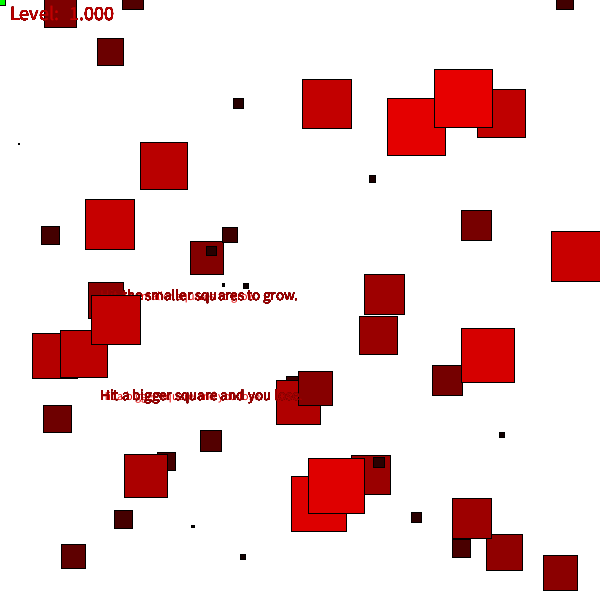
Frame 1 (no input)
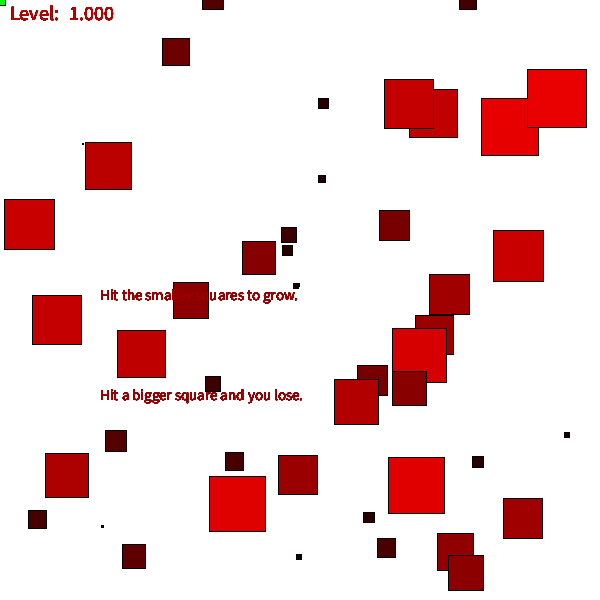
Frame 60 (the mouse pressed at the canvas centre just before this capture)
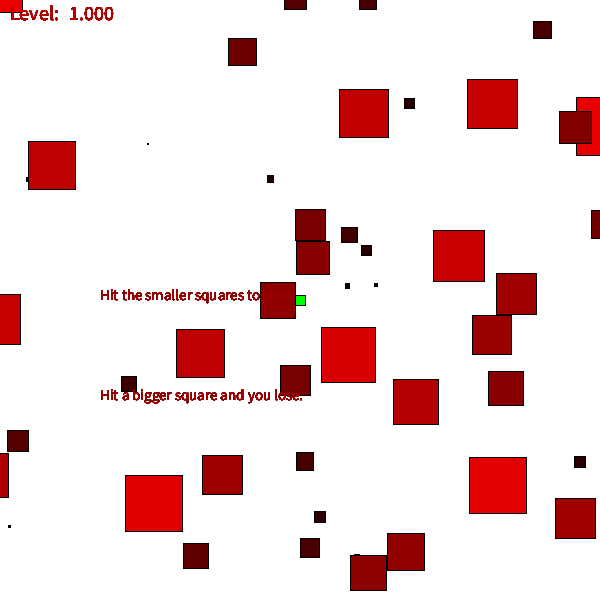
Frame 120 (the mouse held since frame 60 and released just before this capture)

The Processing sketch that drew these frames (run headless with seeded random() and noise(); from frame 60 on, the mouse is pressed at the canvas centre):

// Processing sketch: processing_153331
// ── processing_153331.pde

ArrayEnemies[] myArrays = new ArrayEnemies[25];      //Starting the array for the rectangles that go from left to right
ArrayEnemies2[] myArrays2 = new ArrayEnemies2[25];   //Starting the array for the rectangles that go from right to left
Player myPlayer;                                     //Making the player which you control with the 
float fltPlayerSize = 10;

void setup(){                                        //Start of void setup
  size(600,600);                                     //Making the display size 600x600
  myPlayer = new Player(200,300,300,10);             //Saying the player's variables match along with the variables over in the player teir
  for(int index = 0; index < myArrays.length; index ++){ //Saying that the index goes up by one with every loop, and starts at 0.  
    myArrays[index] = new ArrayEnemies(random(600),random(height),random(width/10),random(15,50), random(.8,1.7));//Setting up the variables for the rectangles that go from left to right
    }                                                //End of for statement
      for(int index2 = 0; index2 < myArrays2.length; index2 ++){ //Saying that the second index goes up by one with every loop, and starts at 0.  
    myArrays2[index2] = new ArrayEnemies2(random(600),random(height),random(width/10),random(15,50), random(.8,1.7), 0);//Setting up the variables for the rectangles that go from right to left
    }                                                //End of for statement
}                                                    //End of void setup

void draw(){                                         //Start of void draw
  background(255);                                     //Making a black background
  for (int index = 0; index < myArrays.length; index++){ //According to index rules,
    myArrays[index].display();                           //Making the display class in the myArrays tier
fltPlayerSize  = myArrays[index].collide(fltPlayerSize); //Making the display class in the myArrays tier
    myArrays2[index].display();                          //Making the display class in the myArrays2 tier
fltPlayerSize  = myArrays2[index].collide(fltPlayerSize);//Making the display class in the myArrays2 tier
    println (fltPlayerSize);
    myPlayer.display(fltPlayerSize);                     //Making the display class in the playrt tier 
}}                                                       //End of for statement

class ArrayEnemies {                                                   
  float fltX;
  float fltY;
  float fltWidth;
  float fltColor;
  float speedvar;
  float fltSize;
  ArrayEnemies(float fltXCatch, float fltYCatch, float fltWidthCatch, float fltColorCatch, float speedvarCatch){
    fltX = fltXCatch;
    fltY = fltYCatch;
    fltWidth = fltWidthCatch;
    fltColor = fltColorCatch;
    speedvar = speedvarCatch;
  }
  float collide(float fltSizeCatch){                        //Start of the tier where the left-to-right squares collide with the player
fltSize = fltSizeCatch;                                     //Saying that the size variable used here is the same as fltSizeCatch from the Self Game teir
 float distance = dist(fltX+fltWidth/2,fltY-fltWidth/2,mouseX,mouseY); //Saytub tgat float distance is equal to the mouse's distance from the center of any given enemy
    if (distance < fltWidth/2+fltSize/2 && mouseX < ((fltX+fltWidth/2) +(fltWidth/2+fltSize/2)) && mouseX > ((fltX+fltWidth/2) - (fltWidth/2+fltSize/2)) && mouseY > ((fltY-fltWidth/2) - (fltWidth/2+fltSize/2)) && mouseY < ((fltY-fltWidth/2) + (fltWidth/2+fltSize/2)) && fltSize >= fltWidth){ //If the player touches a smaller square,
  fltSize = fltSize + 1;                                      //The size grows larger slightly
  fltX = -50;                                                 //the X location of the eaten enemy resets
  fltY = random(600);                                         //The Y location of the eaten enemy resets and is randomized
     }                                                      //End if statement
                                                                                                                                                                                                                                                                                                                               
    if (distance < fltWidth/2+fltSize/2 && mouseX < ((fltX+fltWidth/2) +(fltWidth/2+fltSize/2)) && mouseX > ((fltX+fltWidth/2) - (fltWidth/2+fltSize/2)) && mouseY > ((fltY-fltWidth/2) - (fltWidth/2+fltSize/2)) && mouseY < ((fltY-fltWidth/2) + (fltWidth/2+fltSize/2)) && fltSize <= fltWidth && (fltSize/10) > 1){ //If the player touches a larger square,
        exit();                                             //The program exits
       }                                                    //End of if statement
       return fltSize;                                      //Returning the flt size variable
  }                                                         //End of float collide
   void display(){                                          //Beginning void display

     fill(fltWidth*4,0,0);                                  //Filling based on size. The larger, the brighter
     rectMode(CORNERS);                                     //Using rectmode corners for programming ease
     rect(fltX,fltY,fltX+fltWidth,fltY-fltWidth);           //Drawing enemies
     fltX = fltX + speedvar;                                //Making the enemies move
     if (fltX > 600){                                       //If the enemies move off screen,
       fltX = 0-fltWidth;                                     //They reset X-wise,
       fltY = random(600);                                    //And reset Y-wise
     }                                                      //End of if statement
   speedvar = speedvar*1.00014;                             //Making speedvar grow as the program goes along. Makes enemies faster.
   fltWidth = fltWidth * 1.00014;                           //Making widthvar grow as the program goes along. Makes enemies bigger.
     }                                                      //End of void display
}                                

class ArrayEnemies2 {                                      
  float fltX;                                              
  float fltY;
  float fltWidth;
  float fltColor;
  float speedvar;
  float fltSize;
  float fltLevel;
  ArrayEnemies2(float fltXCatch, float fltYCatch, float fltWidthCatch, float fltColorCatch, float speedvarCatch, float fltLevelCatch){
    fltX = fltXCatch;
    fltY = fltYCatch;
    fltWidth = fltWidthCatch;
    fltColor = fltColorCatch;
    speedvar = speedvarCatch;
    fltLevel = fltLevelCatch;
  }
  float collide(float fltSizeCatch){                       //Start of float collide where we define what happens if the player collides with an enemy
fltSize = fltSizeCatch;                                    //Size variable is equal to fltSizeCatch from the Self Game teir

 float distance = dist(fltX+(fltWidth/2),fltY-(fltWidth/2),mouseX,mouseY);
   if (distance < fltWidth/2+fltSize/2 && mouseX < ((fltX+fltWidth/2) +(fltWidth/2+fltSize/2)) && mouseX > ((fltX+fltWidth/2) - (fltWidth/2+fltSize/2)) && mouseY > ((fltY-fltWidth/2) - (fltWidth/2+fltSize/2)) && mouseY < ((fltY-fltWidth/2) + (fltWidth/2+fltSize/2)) && fltSize >= fltWidth){ //If the player collides with an enemy smaller than it,
  fltSize = fltSize + 1;                                     //The player gets larger slightly,
  fltX = -50;                                                //The X location of the eaten enemy resets,
  fltY = random(600);                                        //The Y location of the eaten enemy resets and is randomized
     }                                                     //End of if statement
  
    if (distance < fltWidth/2+fltSize/2 && mouseX < ((fltX+fltWidth/2) +(fltWidth/2+fltSize/2)) && mouseX > ((fltX+fltWidth/2) - (fltWidth/2+fltSize/2)) && mouseY > ((fltY-fltWidth/2) - (fltWidth/2+fltSize/2)) && mouseY < ((fltY-fltWidth/2) + (fltWidth/2+fltSize/2)) && fltSize <= fltWidth && (fltSize/10) > 1){ //If the platyer collides with an enemy larger than it, (including the requirement that at least 
        exit();                                              //The program exits
       }                                                   //End of if statement    
        textSize(20);                                      //Making a text size of 20
       text("Level:", 10, 20);                             //Writing "Level:" text at upper left
       fltLevel = fltSize/10;                              //Fltlevel is equal to the size divided by ten
           if (fltSize > 9) {                              //If the size is greater than 10,
             text(fltLevel,65,20);                            //Making the level display on-screen
           }                                                //End of if float distance
                
       return fltSize;                                      //Returning fltsize
  }                                                         //End of float collide

   void display(){                                          //Beginning void display
        text("Hit the smaller squares to grow.", 100,300);
  text("Hit a bigger square and you lose.", 100,400);
        fill(fltWidth*4,0,0);                               //Filling based on size. The larger, the brighter
     rectMode(CORNERS);                                     //Using rectmode corners for programming ease
     rect(fltX,fltY,fltX+fltWidth,fltY-fltWidth);           //Drawing enemies
     fltX = fltX - speedvar;                                //Making the enemies move
     if ((fltX+fltWidth) < -50 ){                                      //If the enemies move off screen,
       fltX = width+fltWidth;                                 //They reset X-wise,
       fltY = random(600);                                    //And reset Y-wise
     }                                                      //End of if statement
   speedvar = speedvar*1.00014;                             //Making speedvar grow as the program goes along. Makes enemies faster.
   fltWidth = fltWidth * 1.00014;                           //Making widthvar grow as the program goes along. Makes enemies bigger.
     }                                                      //End of void display
}                 

class Player {                                                                                          //Making class human
   float fltColor;                                                                                 //Making a color variable
   float fltX;                                                                             //Making an X location variable
   float fltY;                                                                             //Making a Y location variable


  Player(float fltColorCatch, float fltXCatch, float fltYCatch, float fltSizerCatch) { //Defining our human
     fltColor = fltColorCatch;                                                                     //Saying that our color variable is equal to what we defined it as in the above definition of our human
     fltX = fltXCatch;                                                             //Saying that our X location variable is equal to what we defined it as in the above definition of our human
     fltY = fltYCatch;                                                             //Saying that our Y location variable is equal to what we defined it as in the above definition of our human                                                                //Saying that our speed variable is equal to what we defined it as in the above definition of our human

  }    

  
void display(float fltSizer){
  rectMode(CENTER);
  fill(0,fltColor,0);
  rect(mouseX,mouseY,fltSizer,fltSizer);
  if (fltSizer < 11){
    fill(200,0,0);
  }
 if (fltSizer > 600){
    fill(random(0,255),random(0,255),random(0,255));
    textSize(25);
    text("Congratulations, you destroyed everything.",40,200);
    text("Now go outside.",200,400);
 }
  fill(255);
  textSize(15);
 text(fltSizer-10,width/2-10,20);
  fltColor = fltColor * fltSizer*1.05;
}
}                     
